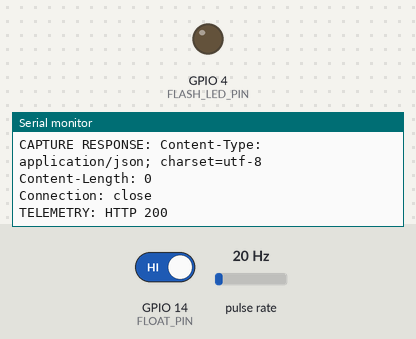
A sketch run on a simulated ESP32. On the bench: output pins drawn as LEDs (lit = HIGH), the last lines printed to the serial monitor. Wiring (inferred from the names in the program): pulse sensor: data GPIO 13. The inputs (shaded band) are chosen by the test bench; at power-on: GPIO 14 (FLOAT_PIN) HIGH, pulse rate 20 Hz. WiFi joins after 1.5 s; servers stay silent unless stated; uploads are accepted with an empty reply; the local clock reads 2024-03-15 10:24:30 at power-on unless the sketch sets it; the camera gives no picture; not simulated (calls return 0 or success): secrets.h; names the files do not define were given values by the test bench: API_PORT = 80.

Above: at 3.5 s.
3.6 s: GPIO 14 (FLOAT_PIN) driven LOW
At 4.8 s:
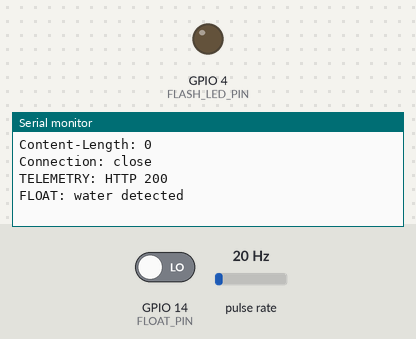
5.1 s: GPIO 14 (FLOAT_PIN) driven HIGH
At 6.3 s:
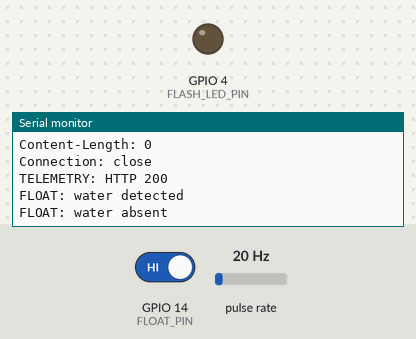

Measured:
- after the input at 3.6 s, the serial monitor: prints a new line at once (image 1)
- after the input at 5.1 s, the serial monitor: prints a new line at once (image 2)

The sketch:

full_system.ino
```cpp
#include "esp_camera.h"
#include <WiFi.h>
#include <WiFiClientSecure.h>
#include <HTTPClient.h>
#include <time.h>
#include "secrets.h"

// Full DrainWatch node: camera + 52 mm float + pulse flow sensor.
// AI Thinker ESP32-CAM, no microSD. Sensors: float GPIO14, flow pulse GPIO13.
static const int FLOAT_PIN = 14;
static const int FLOW_PIN = 13;
static const int FLASH_LED_PIN = 4;
// Keep the high-current flash off during bring-up; enable after the supply is stable.
static const bool BOOT_FLASH_SIGNAL_ENABLED = false;
static const int FLOAT_WATER_LEVEL = LOW; // Float closes GPIO14 to GND when water rises.
static const float FLOW_PULSES_PER_LITER = 450.0f; // Calibrate for the actual flow meter.
static const float FLOW_SLOW_LPM = 1.0f;
static const uint32_t FLOW_SAMPLE_MS = 5000;
static const uint32_t TELEMETRY_INTERVAL_MS = 5000;
static const uint32_t COMMAND_INTERVAL_MS = 5000;
static const uint32_t CAPTURE_INTERVAL_MS = 60UL * 1000UL;
static const uint32_t WIFI_TIMEOUT_MS = 30000;

// AI Thinker ESP32-CAM pin map.
static const int PWDN_GPIO_NUM = 32, RESET_GPIO_NUM = -1, XCLK_GPIO_NUM = 0;
static const int SIOD_GPIO_NUM = 26, SIOC_GPIO_NUM = 27;
static const int Y9_GPIO_NUM = 35, Y8_GPIO_NUM = 34, Y7_GPIO_NUM = 39, Y6_GPIO_NUM = 36;
static const int Y5_GPIO_NUM = 21, Y4_GPIO_NUM = 19, Y3_GPIO_NUM = 18, Y2_GPIO_NUM = 5;

static volatile uint32_t flowPulseCount = 0;
static bool cameraReady = false, flashOn = false, lastWaterPresent = false;
static float flowRateLpm = 0.0f;
static uint32_t lastFlowSample = 0, lastTelemetry = 0, lastCommandPoll = 0;
static uint32_t lastCapture = 0;

void IRAM_ATTR countFlowPulse() { ++flowPulseCount; }

String isoTimestamp() {
  struct tm info;
  if (!getLocalTime(&info, 10000)) return "";
  char text[25];
  strftime(text, sizeof(text), "%Y-%m-%dT%H:%M:%SZ", &info);
  return String(text);
}

void applyFlash(bool enabled) {
  flashOn = enabled;
  digitalWrite(FLASH_LED_PIN, flashOn ? HIGH : LOW);
  Serial.printf("FLASH: %s\n", flashOn ? "ON" : "OFF");
}

void flashBootSignal() {
  Serial.println("BOOT SIGNAL: flash blink 2x");
  for (int i = 0; i < 2; ++i) {
    digitalWrite(FLASH_LED_PIN, HIGH); delay(120);
    digitalWrite(FLASH_LED_PIN, LOW); delay(180);
  }
  flashOn = false;
}

bool connectWiFi() {
  if (WiFi.status() == WL_CONNECTED) return true;
  WiFi.mode(WIFI_STA);
  WiFi.begin(WIFI_SSID, WIFI_PASSWORD);
  Serial.printf("Connecting Wi-Fi '%s'", WIFI_SSID);
  const uint32_t started = millis();
  while (WiFi.status() != WL_CONNECTED && millis() - started < WIFI_TIMEOUT_MS) {
    delay(300); Serial.print('.');
  }
  Serial.println();
  if (WiFi.status() != WL_CONNECTED) {
    Serial.printf("Wi-Fi failed, status=%d\n", (int)WiFi.status());
    return false;
  }
  Serial.printf("Wi-Fi connected: %s RSSI=%d dBm\n", WiFi.localIP().toString().c_str(), WiFi.RSSI());
  configTime(0, 0, "pool.ntp.org", "time.nist.gov");
  return true;
}

bool setupCamera() {
  camera_config_t config = {};
  config.ledc_channel = LEDC_CHANNEL_0; config.ledc_timer = LEDC_TIMER_0;
  config.pin_d0 = Y2_GPIO_NUM; config.pin_d1 = Y3_GPIO_NUM; config.pin_d2 = Y4_GPIO_NUM;
  config.pin_d3 = Y5_GPIO_NUM; config.pin_d4 = Y6_GPIO_NUM; config.pin_d5 = Y7_GPIO_NUM;
  config.pin_d6 = Y8_GPIO_NUM; config.pin_d7 = Y9_GPIO_NUM;
  config.pin_xclk = XCLK_GPIO_NUM; config.pin_pclk = 22; config.pin_vsync = 25;
  config.pin_href = 23; config.pin_sccb_sda = SIOD_GPIO_NUM; config.pin_sccb_scl = SIOC_GPIO_NUM;
  config.pin_pwdn = PWDN_GPIO_NUM; config.pin_reset = RESET_GPIO_NUM;
  config.xclk_freq_hz = 20000000; config.pixel_format = PIXFORMAT_JPEG;
  config.frame_size = FRAMESIZE_VGA;
  config.jpeg_quality = 12; config.fb_count = 1;
  config.grab_mode = CAMERA_GRAB_LATEST;
  config.fb_location = psramFound() ? CAMERA_FB_IN_PSRAM : CAMERA_FB_IN_DRAM;
  const esp_err_t err = esp_camera_init(&config);
  if (err != ESP_OK) Serial.printf("Camera init failed: 0x%x\n", err);
  return err == ESP_OK;
}

void sampleFlow(uint32_t now) {
  if (now - lastFlowSample < FLOW_SAMPLE_MS) return;
  uint32_t pulses;
  noInterrupts(); pulses = flowPulseCount; flowPulseCount = 0; interrupts();
  const float elapsedSeconds = (now - lastFlowSample) / 1000.0f;
  lastFlowSample = now;
  flowRateLpm = elapsedSeconds > 0 ? (pulses / FLOW_PULSES_PER_LITER) * (60.0f / elapsedSeconds) : 0.0f;
  Serial.printf("FLOW: %lu pulses, %.2f L/min\n", (unsigned long)pulses, flowRateLpm);
}

const char *flowStatus() {
  if (flowRateLpm <= 0.01f) return "no_flow";
  return flowRateLpm < FLOW_SLOW_LPM ? "slow" : "ok";
}

String multipartField(const String &boundary, const char *name, const String &value) {
  return "--" + boundary + "\r\nContent-Disposition: form-data; name=\"" + String(name) + "\"\r\n\r\n" + value + "\r\n";
}

bool uploadTelemetry(const char *mode) {
  if (!connectWiFi()) return false;
  const String stamp = isoTimestamp();
  if (!stamp.length()) { Serial.println("No NTP time; telemetry skipped"); return false; }
  const bool water = digitalRead(FLOAT_PIN) == FLOAT_WATER_LEVEL;
  const String boundary = "----DGTelemetryBound8b17";
  String body;
  body.reserve(700);
  body += multipartField(boundary, "device_id", DEVICE_ID);
  body += multipartField(boundary, "captured_at", stamp);
  body += multipartField(boundary, "device_token", DEVICE_TOKEN);
  body += multipartField(boundary, "water_level", water ? "1" : "0");
  body += multipartField(boundary, "flow_rate", String(flowRateLpm, 3));
  // No-flow is expected while the float is dry; do not create false alerts.
  if (water || flowRateLpm > 0.01f) body += multipartField(boundary, "flow_status", flowStatus());
  body += multipartField(boundary, "device_mode", mode);
  body += multipartField(boundary, "flash_on", flashOn ? "true" : "false");
  body += multipartField(boundary, "camera_ready", cameraReady ? "true" : "false");
  body += "--" + boundary + "--\r\n";

  WiFiClientSecure secure;
  secure.setCACert(ROOT_CA);
  HTTPClient http;
  if (!http.begin(secure, String("https://") + API_HOST + TELEMETRY_PATH)) return false;
  http.setConnectTimeout(12000); http.setTimeout(15000);
  http.addHeader("Content-Type", "multipart/form-data; boundary=" + boundary);
  const int code = http.POST((uint8_t *)body.c_str(), body.length());
  const String response = code > 0 ? http.getString() : HTTPClient::errorToString(code);
  http.end();
  Serial.printf("TELEMETRY: HTTP %d %s\n", code, response.substring(0, 160).c_str());
  return code >= 200 && code < 300;
}

void pollFlashControl() {
  if (!connectWiFi()) return;
  WiFiClientSecure secure; secure.setCACert(ROOT_CA);
  HTTPClient http;
  String url = String("https://") + API_HOST + "/api/devices/" + DEVICE_ID + "/flash-desired";
  if (!http.begin(secure, url)) return;
  http.setConnectTimeout(10000); http.setTimeout(10000);
  http.addHeader("X-Device-Token", DEVICE_TOKEN);
  const int code = http.GET();
  String desired = code == 200 ? http.getString() : "";
  desired.trim(); http.end();
  if (desired == "ON" && !flashOn) applyFlash(true);
  else if (desired == "OFF" && flashOn) applyFlash(false);
}

bool captureAndUpload(const String &commandId = "") {
  if (!cameraReady || !connectWiFi()) return false;
  const String stamp = isoTimestamp();
  if (!stamp.length()) { Serial.println("NTP unavailable; image skipped"); return false; }
  camera_fb_t *frame = esp_camera_fb_get();
  if (!frame || frame->format != PIXFORMAT_JPEG) {
    if (frame) esp_camera_fb_return(frame);
    Serial.println("Camera capture failed"); return false;
  }
  const bool water = digitalRead(FLOAT_PIN) == FLOAT_WATER_LEVEL;
  Serial.printf("CAPTURE: %u bytes, %ux%u, water=%s\n", (unsigned)frame->len, frame->width, frame->height, water ? "yes" : "no");
  WiFiClientSecure client; client.setCACert(ROOT_CA); client.setTimeout(60000);
  if (!client.connect(API_HOST, API_PORT)) {
    esp_camera_fb_return(frame); Serial.println("HTTPS connection failed"); return false;
  }
  const String boundary = "----DGFullSystemCaptureBoundary4b1a";
  String start;
  start.reserve(800);
  start += multipartField(boundary, "device_id", DEVICE_ID);
  start += multipartField(boundary, "captured_at", stamp);
  start += multipartField(boundary, "device_token", DEVICE_TOKEN);
  start += multipartField(boundary, "water_level", water ? "1" : "0");
  start += multipartField(boundary, "flow_rate", String(flowRateLpm, 3));
  if (water || flowRateLpm > 0.01f) start += multipartField(boundary, "flow_status", flowStatus());
  if (commandId.length()) start += multipartField(boundary, "command_id", commandId);
  start += "--" + boundary + "\r\nContent-Disposition: form-data; name=\"image\"; filename=\"drain-camera.jpg\"\r\nContent-Type: image/jpeg\r\n\r\n";
  const String end = "\r\n--" + boundary + "--\r\n";
  const size_t total = start.length() + frame->len + end.length();
  client.print(String("POST ") + API_PATH + " HTTP/1.1\r\nHost: " + API_HOST + "\r\nContent-Type: multipart/form-data; boundary=" + boundary +
               "\r\nContent-Length: " + String(total) + "\r\nConnection: close\r\n\r\n");
  size_t sent = client.write((const uint8_t *)start.c_str(), start.length());
  sent += client.write(frame->buf, frame->len);
  sent += client.write((const uint8_t *)end.c_str(), end.length());
  esp_camera_fb_return(frame);
  if (sent != total) { client.stop(); Serial.printf("Upload incomplete: %u/%u\n", (unsigned)sent, (unsigned)total); return false; }
  // A proxy may send a valid body without a readable status line; do not retry
  // a fully transmitted image or a real water event could create duplicates.
  String status = client.readStringUntil('\n'); status.trim();
  Serial.printf("CAPTURE API: %s\n", status.length() ? status.c_str() : "no HTTP status received");
  String response;
  const uint32_t started = millis();
  while ((client.connected() || client.available()) && millis() - started < 60000 && response.length() < 1500) {
    while (client.available() && response.length() < 1500) response += (char)client.read();
    delay(5);
  }
  if (response.length()) Serial.printf("CAPTURE RESPONSE: %s\n", response.c_str());
  client.stop();
  const bool accepted = status.indexOf(" 200 ") >= 0 || status.indexOf(" 201 ") >= 0 ||
                        response.indexOf("\"model_status\"") >= 0;
  return accepted;
}

void pollWebCapture() {
  if (!connectWiFi()) return;
  WiFiClientSecure secure; secure.setCACert(ROOT_CA);
  HTTPClient http;
  const String url = String("https://") + API_HOST + "/api/devices/" + DEVICE_ID + "/capture-command";
  if (!http.begin(secure, url)) return;
  http.setConnectTimeout(10000); http.setTimeout(10000);
  http.addHeader("X-Device-Token", DEVICE_TOKEN);
  const int code = http.GET();
  const String command = code == 200 ? http.getString() : "";
  http.end();
  if (!command.startsWith("CAPTURE ")) return;
  String id = command.substring(8); id.trim();
  if (id.length() > 10) {
    Serial.println("Web capture command received");
    captureAndUpload(id);
  }
}

void setup() {
  Serial.begin(115200); delay(300);
  Serial.println("\n=== DrainWatch full ESP32-CAM node ===");
  Serial.println("Float=GPIO14 (active LOW); flow pulse=GPIO13; flash=GPIO4");
  pinMode(FLOAT_PIN, INPUT_PULLUP); pinMode(FLOW_PIN, INPUT_PULLUP);
  pinMode(FLASH_LED_PIN, OUTPUT); digitalWrite(FLASH_LED_PIN, LOW);
  if (BOOT_FLASH_SIGNAL_ENABLED) flashBootSignal();
  else Serial.println("BOOT SIGNAL: flash skipped for low-power bring-up");
  attachInterrupt(digitalPinToInterrupt(FLOW_PIN), countFlowPulse, FALLING);
  if (!setupCamera()) { Serial.println("Camera unavailable; sensor telemetry continues"); }
  else cameraReady = true;
  Serial.printf("CAMERA: %s | PSRAM=%s | FREE_HEAP=%u\n",
                cameraReady ? "ready" : "failed", psramFound() ? "yes" : "no", ESP.getFreeHeap());
  if (!connectWiFi()) Serial.println("Wi-Fi unavailable; staying awake and retrying");
  lastFlowSample = millis(); lastTelemetry = millis() - TELEMETRY_INTERVAL_MS;
  lastCommandPoll = millis();
  pollFlashControl();
  const bool water = digitalRead(FLOAT_PIN) == FLOAT_WATER_LEVEL;
  lastWaterPresent = water;
  lastCapture = millis() - CAPTURE_INTERVAL_MS;
  Serial.printf("Ready; always active; water=%s\n", water ? "yes" : "no");
}

void loop() {
  if (WiFi.status() != WL_CONNECTED) {
    connectWiFi();
  }
  const uint32_t now = millis();
  sampleFlow(now);
  const bool waterPresent = digitalRead(FLOAT_PIN) == FLOAT_WATER_LEVEL;
  if (waterPresent != lastWaterPresent) {
    Serial.printf("FLOAT: %s\n", waterPresent ? "water detected" : "water absent");
    lastWaterPresent = waterPresent;
  }
  if (cameraReady && now - lastCapture >= CAPTURE_INTERVAL_MS) {
    lastCapture = now;
    captureAndUpload();
  }
  if (now - lastTelemetry >= TELEMETRY_INTERVAL_MS) {
    lastTelemetry = now;
    uploadTelemetry("active");
  }
  if (now - lastCommandPoll >= COMMAND_INTERVAL_MS) {
    lastCommandPoll = now;
    pollFlashControl();
    pollWebCapture();
  }
  delay(30);
}
```
